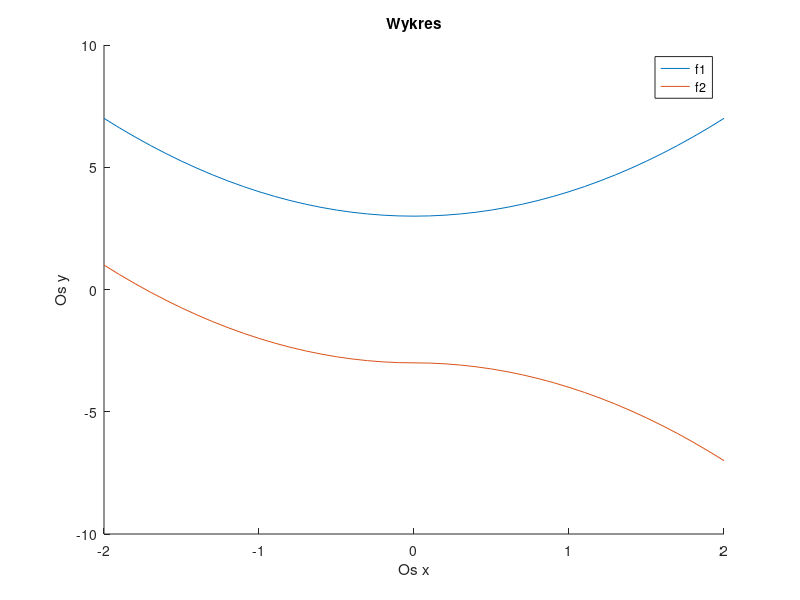

The MATLAB source for this figure:
close all 
clear all
clc

t=-2:0.1:2
f1=3+t.^2
f2=-3-t.*abs(t)
hold on
plot(t,f1)
plot(t,f2)
title('Wykres')
xlabel('Os x')
ylabel('Os y')
legend('f1', 'f2')

fid=fopen('danegrupaF.txt','w')
for i=1:length(t)
    fprintf(fid, '%.6f & %.6f & %.6f \\\\ \\hline \n', t(i), f1(i), f2(i))
end

fclose(fid)